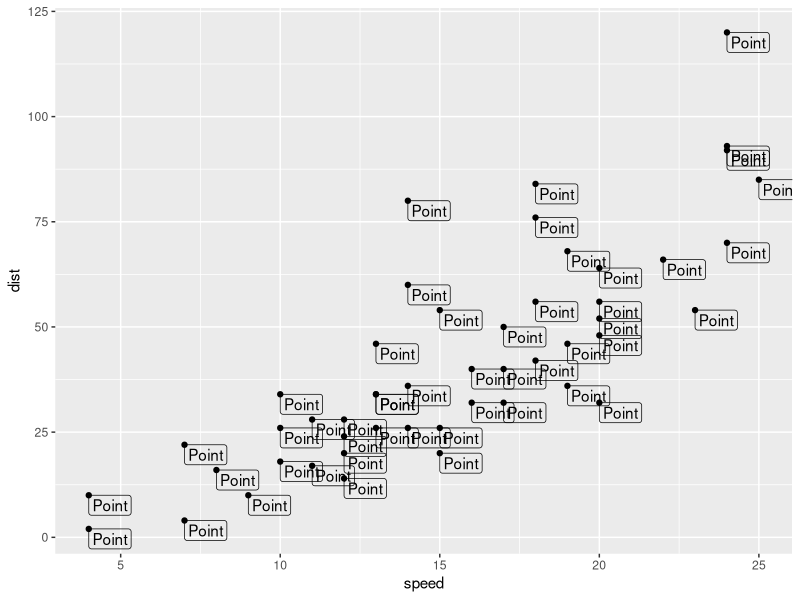
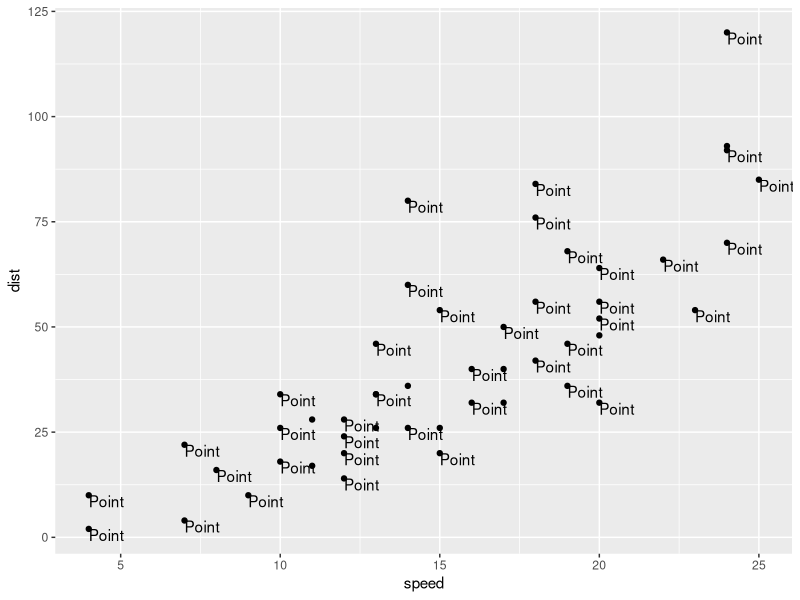
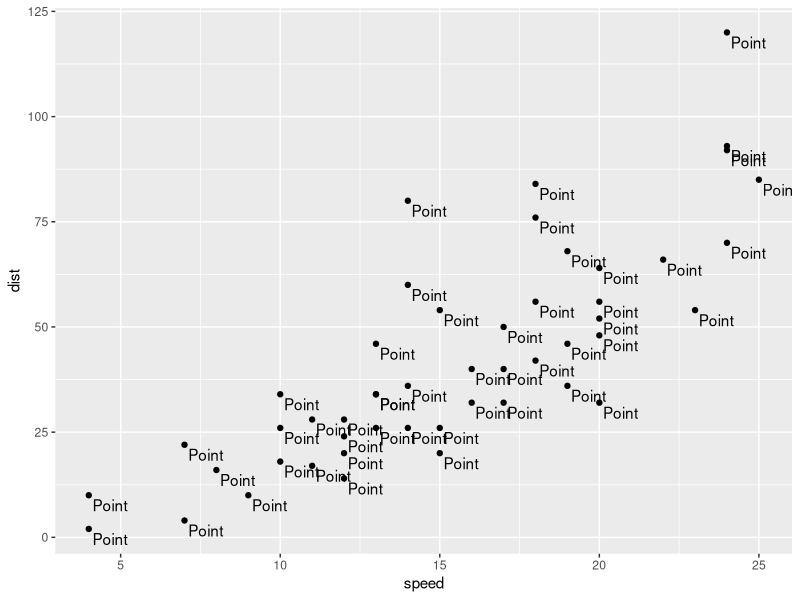

The R source for these figures, in order:
## ---- chunk 1
knitr::opts_chunk$set(echo = TRUE)
options(tidyverse.quiet = TRUE)
## ---- chunk 2

## ---- chunk 3
library(tidyverse)

# use geom label as text - making label disappear
ggplot(cars) + 
  aes(speed, dist) + 
  geom_point() +
  geom_label(label = "Point", 
             label.padding = unit(0.2, "lines"),
             vjust = 1, 
             hjust = 0,
             alpha = 0, # remove background
             linewidth = 0, # not available
             check_overlap = T)


# nice to have text padding
ggplot(cars) + 
  aes(speed, dist) + 
  geom_point() +
  geom_text(label = "Point", 
            label.padding = unit(0.2, "lines"), # nice to have...
            vjust = 1, 
            hjust = 0,
            check_overlap = T)

GeomLabel$default_aes
## ---- chunk 4
library(ggplot2)

# check_overlap ... that this argument is not supported by geom_label()
ggplot(cars) + 
  aes(speed, dist) + 
  geom_point() +
  geom_label(label = "Point", 
             label.padding = unit(0.2, "lines"),
             vjust = 1, 
             hjust = 0,
             alpha = 0, # remove background
             label.size = 0) # remove border
